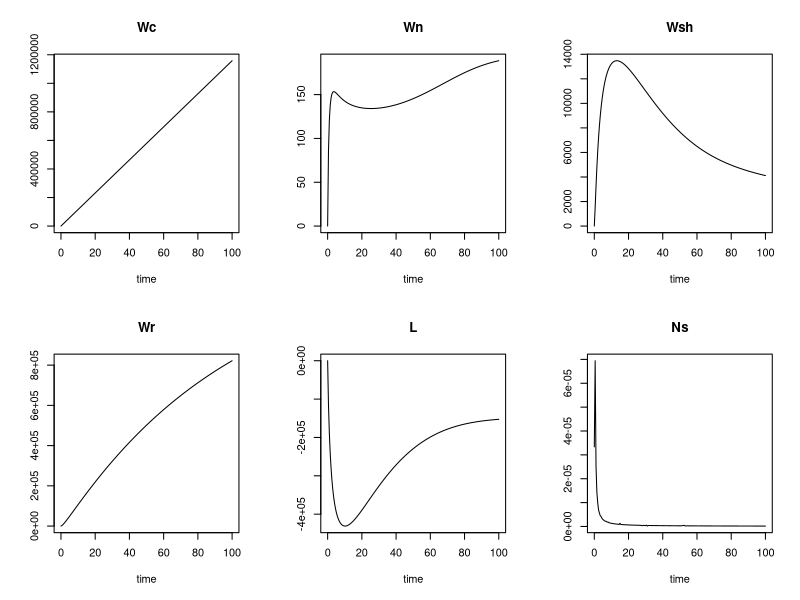

Recreate this plot in R.

library(deSolve)

# fertilzer model
# Thornley and Johnson, 1990 page 467
# something funky going on with LAI need to debug

parameters <- c(Mc = 30, Mn = 62, J = 5*10^6, h = 43,000, Pc = 1, sigN = 3000,
    Kc = 0.05, Kn = 0.005, dr = 0.2, rhos = 1500, mu = 150, fc = 0.45, fn = 0.03, 
	f1 = 0.7, Num = 25, Ep = 2.5, Y = 0.75, alphan = 0.5, gammash = 0.04, 
	gammar = 0.01, Bn = 3*10^6)
state <- c(Wc = 0.015, Wn = 0.004, Wsh = 0.2, Wr = 0.2, L = 0.8, Ns = 33.33*10^-6)

times <- seq(0, 100, by = 0.5)
growth3 <- function(t, state, parameters){
	with(as.list(c(state, parameters)),{
		Wg <- Wsh + Wr
		C  <- Wc/Wg
		N  <- Wn/Wg
		Ws <- (Mc/12)*Wc + (Mn/14)*Wn
		fsh <- Wsh/Wg
		fr  <- Wr/Wg
		Wsht <- Wsh + fsh*Ws
		Wrt  <- Wr + fr*Ws
		Io <- J/h
		P  <- 43200*(12/44)*Pc
		Un   <- (sigN*Wr*Ns)/(1 + (Kc/C)*(1 + N/Kn))
		lamsh <- (fr*N/(N + fn)) /( (fsh*C)/(C + fc) + (fr*N)/(N + fn) )
		lamr <- (fsh*C/(C + fc)) /( (fsh*C)/(C + fc) + (fr*N)/(N + fn) )
		Gsh <- mu*C*N*lamsh*Wsh
		Gr <- mu*C*N*lamr*Wr
		Nu <- Num*(1 - Ep*C)

		# differential equations
		dWc <- P - fc/(Y*(Gsh + Gr))- alphan*Un
		dWn <- Un - fn*(Gsh + Gr)
		dWsh <- Gsh - gammash*Wsh
		dWr  <- Gr - gammar*Wr
		dL   <- Nu*f1*Gsh - gammash*L # something wrong with the LAI 
		dNs  <- Bn - (Un/dr*rhos)

		#return rate of change
		list(c(dWc, dWn, dWsh, dWr, dL, dNs))
	})
}
out <- ode(y = state, times = times, func = growth3, parms = parameters)

head(out)
plot(out)
